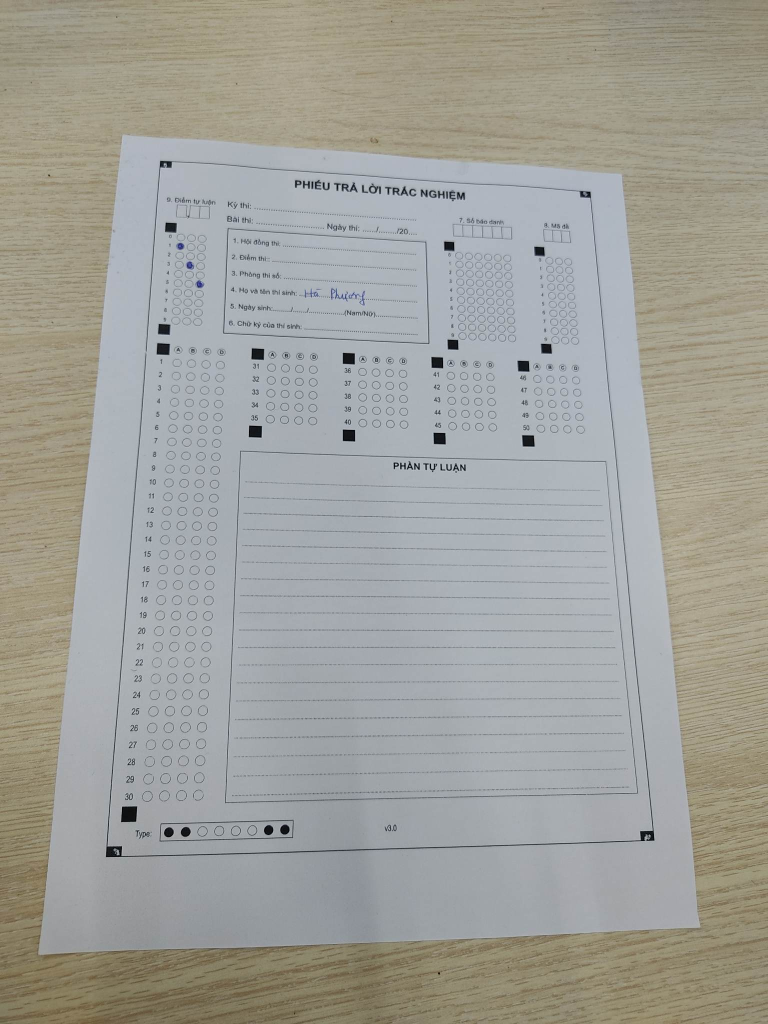
#> input picture test1.jpg, 1536 x 2048 px (shown at 1/2 size)
$ jupyter execute Process_Brightness_contrans.ipynb
#> lines starting #> are read from the running program, lines starting #| are printed output that depends on the picture; after the words box and inside, x2 and y2 are one past the last pixel; in counts of white or black regions, pixels touching at a corner belong together
#> further down, im is the input picture: shape (2048, 1536, 3); mean B, G, R 154.6, 160.5, 160.5
### document_scan.py
import numpy as np
import cv2 as cv
import matplotlib.pyplot as plt


def convertScale(img, alpha, beta):
    new_img = img * alpha + beta
    new_img[new_img < 0] = 0
    new_img[new_img > 255] = 255
    return new_img.astype(np.uint8)


def auto_brightness_contranst(image, clip_hist_precent=5):
#> called with clip_hist_precent = 5
    gray = cv.cvtColor(image, cv.COLOR_RGB2GRAY)
    hist = cv.calcHist([gray], [0], None, [256], [0, 256])
#> hist = 256 values, max 132511 at index 181, min 0 at index 217, mean 12288
    hist_size = len(hist)
#> hist_size = 256
    accumulator = []
    accumulator.append(hist[0])
    for i in range(1, hist_size):
        accumulator.append(accumulator[i-1] + float(hist[i]))
#> after the loop, accumulator = 256 items, first 6: [77], [356], [490], [635], [761], [877]

    maximum = accumulator[-1]
#> maximum = [3145728]
    clip_hist_precent *= (maximum/100)
#> clip_hist_precent = [157286.4]
    clip_hist_precent /= 2.0
#> clip_hist_precent = [78643.2]

    minimum_gray = 0
    while accumulator[minimum_gray] < clip_hist_precent:
        minimum_gray += 1
#> this loop made 110 passes
#> after the loop, minimum_gray = 110

    maximum_gray = hist_size - 1
#> maximum_gray = 255
    while accumulator[maximum_gray] > (maximum - clip_hist_precent):
        maximum_gray -= 1
#> this loop made 73 passes
#> maximum_gray on passes 1 to 4: 254, 253, 252, 251
#> after the loop, maximum_gray = 182

    alpha = 255/(maximum_gray - minimum_gray)
#> alpha = 3.54
    beta = -minimum_gray*alpha
#> beta = -389.6

    image = convertScale(image, alpha, beta)
    return image


def plotImage(image, caption=""):
    plt.figure(figsize=(6, 9))
    plt.title(caption)
    if (len(image.shape) == 3):
        plt.imshow(image)
    else:
        plt.imshow(image, cmap="gray")


def Line(line):
    x1, y1, x2, y2 = line[0]
    A = y1 - y2
    B = x2 - x1
    C = x1*y2 - x2*y1
    if A > B and A != 0:
        return 1, B/A, -C/A
    if A < B and B != 0:
        return A/B, 1, -C/B
    return A, B, -C


def calDistanceP2L(line, point):
    x1, y1, x2, y2 = line[0]
    x, y = point
    a = y1-y2
    b = x2-x1
    c = -y1*(x2-x1) + x1*(y2-y1)
    distance = np.abs(a*x+b*y+c)/(np.sqrt(a**2 + b**2))
    return distance


def calDistanceP2P(point1, point2):
    x1, y1 = point1
    x2, y2 = point2
    return np.sqrt((x1-x2)**2 + (y1-y2)**2)


def getMinDistance(line1, line2):
    point1 = line1[0][:2]
    point2 = line1[0][2:]
    point3 = line2[0][:2]
    point4 = line2[0][2:]
    l1 = calDistanceP2P(point1, point3)
    l2 = calDistanceP2P(point1, point4)
    l3 = calDistanceP2P(point2, point3)
    l4 = calDistanceP2P(point2, point4)
    return min(l1, l2, l3, l4)


def sortPoint(point):
    return point[0] + point[1]


def calCos(line1, line2):
    x1, y1, x2, y2 = line1[0]
    u1 = [x2-x1, y2-y1]
    x1, y1, x2, y2 = line2[0]
    u2 = [x2-x1, y2-y1]
    cosa = (u1[0]*u2[0] + u1[1]*u2[1]) / \
        ((np.sqrt(u1[0]**2 + u1[1]**2))*(np.sqrt(u2[0]**2 + u2[1]**2)))
    return cosa


def calcAvgSectionColor(point, image):
    avg = 0
    count = 0
    x, y = point
    for i in range(-1, 1):
        for j in range(-1, 1):
            count += 1
            avg = image[y+j][x+i]
    avg /= count
    return avg


def checkAvgColorLine(line, image):
    x1, y1, x2, y2 = line[0]
    avg = 0
    count = 0
    dimensional = np.abs(x1-x2) - np.abs(y1-y2)
    if dimensional > 0 or np.abs(y1-y2) == 0:
        x_min, x_max = sorted([x1, x2])
        for i in range(x_max-x_min-1):
            count += 1
            x = x_min + i
            y = int(((x-x1)*(y2-y1))/(x2-x1) + y1)
            avg += calcAvgSectionColor([x, y], image)
    else:
        y_min, y_max = sorted([y1, y2])
        for i in range(y_max - y_min - 1):
            count += 1
            y = y_min + i
            x = int(((y-y1)*(x2-x1))/(y2-y1) + x1)
            avg += calcAvgSectionColor([x, y], image)
    if count == 0:
        return 255
    avg /= count
    return avg


def drawHoughLine(imgSrc, imgDst, imgGray, minLineLenght, maxLineGap, getLines):
    lines = cv.HoughLinesP(imgSrc, 5, np.pi/180, 127,
                           minLineLength=minLineLenght, maxLineGap=maxLineGap)
    resLines = []
    if lines is None:
        return imgDst, resLines
    if getLines:
        for line in lines:
            x1, y1, x2, y2 = line[0]
            avgColor = checkAvgColorLine(line, imgGray)
            if avgColor <= 75:
                cv.line(imgDst, (x1, y1), (x2, y2), 255, 3)
                resLines.append(line)
    else:
        for line in lines:
            x1, y1, x2, y2 = line[0]
            avgColor = checkAvgColorLine(line, imgGray)
            if avgColor <= 75:
                cv.line(imgDst, (x1, y1), (x2, y2), 255, 3)
    return imgDst, resLines


def getLines(imgSrc, imgGray, minLineLenght, maxLineGap):
    lines = cv.HoughLinesP(imgSrc, 5, np.pi/180, 127,
                           minLineLength=minLineLenght, maxLineGap=maxLineGap)
    res_Line = []
    for line in lines:
        avgColor = checkAvgColorLine(line, imgGray)
        if avgColor <= 100:
            res_Line.append(line)
    return res_Line


def drawEdges(imgSrc, imgDst, imgGray, minLineLenght, maxLineGap, getLines=False):
    apertureSizes = [3, 5]
    resLines = []
    for size in apertureSizes:
        edges = cv.Canny(imgSrc, 30, 100, apertureSize=size)
        imgDst, lines = drawHoughLine(edges, imgDst, imgGray,
                                      minLineLenght, maxLineGap, getLines)
        if getLines:
            for line in lines:
                resLines.append(line)
    return imgDst, resLines


def getHoughLine(image):
    image = cv.cvtColor(image, cv.COLOR_RGB2GRAY)
    res = np.zeros_like(image, np.uint8)
    blurred = cv.GaussianBlur(image, (7, 7), 0)
    blurred = cv.bilateralFilter(blurred, 9, 7, 37)
    res, _ = drawEdges(blurred, res, image, 175, 5, False)
#> the loop in drawEdges, `for size in apertureSizes:` made 2 passes
#> pass 1, in drawEdges, `edges = cv.Canny(imgSrc, 30, 100, apertureSize=size)`:
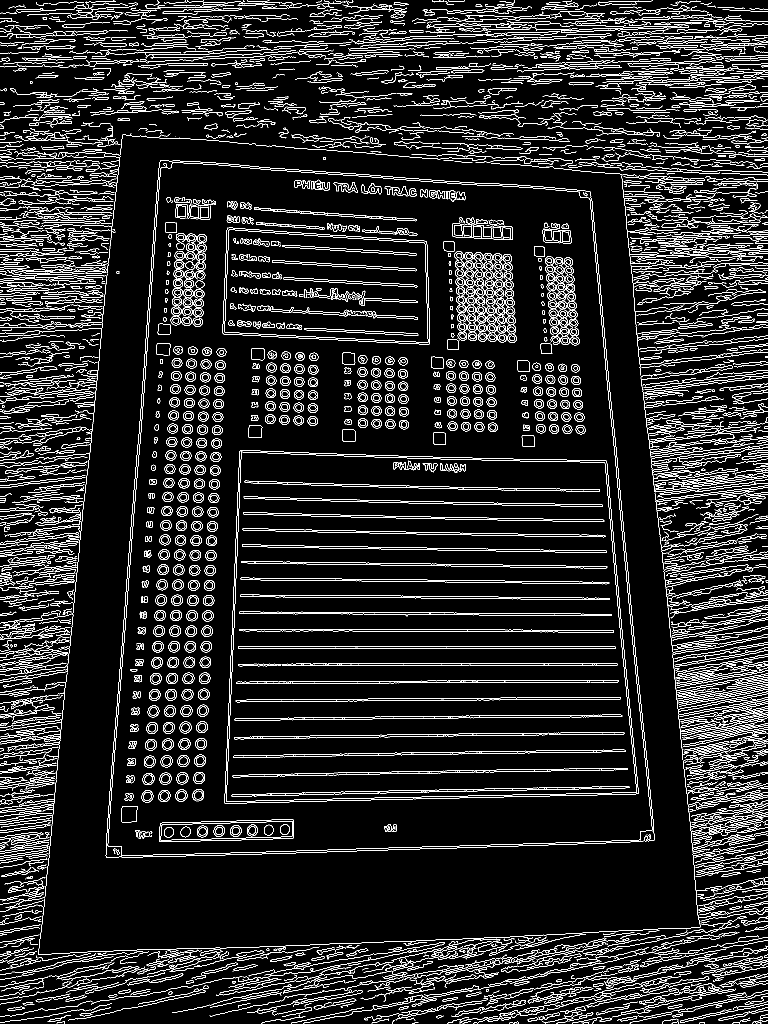
#> edges: shape (2048, 1536) (shown at 1/2 size); 9.4% white in thin lines or dots
    kernelSize = [11, 17, 21]
    for kernel in kernelSize:
        img_thresh = cv.adaptiveThreshold(
            blurred, 255, cv.ADAPTIVE_THRESH_GAUSSIAN_C, cv.THRESH_BINARY, kernel, 15)
        res, _ = drawEdges(img_thresh, res, image, 175, 10, False)
    return res


def calLenghLine(line):
    if len(line) == 1:
        x1, y1, x2, y2 = line[0]
    else:
        x1, y1, x2, y2 = line
    return np.sqrt(((x1-x2)**2) + ((y1-y2)**2))


def getFrame(original):
    image = getHoughLine(original)
    gray = cv.cvtColor(original, cv.COLOR_RGB2GRAY)
    kernel = np.ones((3, 3), np.uint8)
    image = cv.dilate(image, kernel, iterations=1)
    kernel = np.ones((7, 7), np.uint8)
    image = cv.erode(image, kernel, iterations=1)
    lines = getLines(image, gray, 125, 15)
#> the loop in getLines, `for line in lines:` made 182 passes
#> line on passes 1 to 3: [[82, 1807, 129, 1366]], [[217, 1611, 285, 824]], [[478, 1296, 1228, 1296]]
    res = np.zeros(image.shape, np.uint8)
    linesSorted = sorted(lines, key=calLenghLine, reverse=True)[:50]
    for line in linesSorted:
        x1, y1, x2, y2 = line[0]
        cv.line(res, (x1, y1), (x2, y2), 255, 3)
        cv.line(original, (x1, y1), (x2, y2), 255, 3)
#> this loop made 50 passes
#> line on passes 1 to 4: [[1215, 781, 1307, 1661]], [[217, 1611, 285, 824]], [[476, 1294, 1229, 1294]], [[477, 1295, 1229, 1295]]
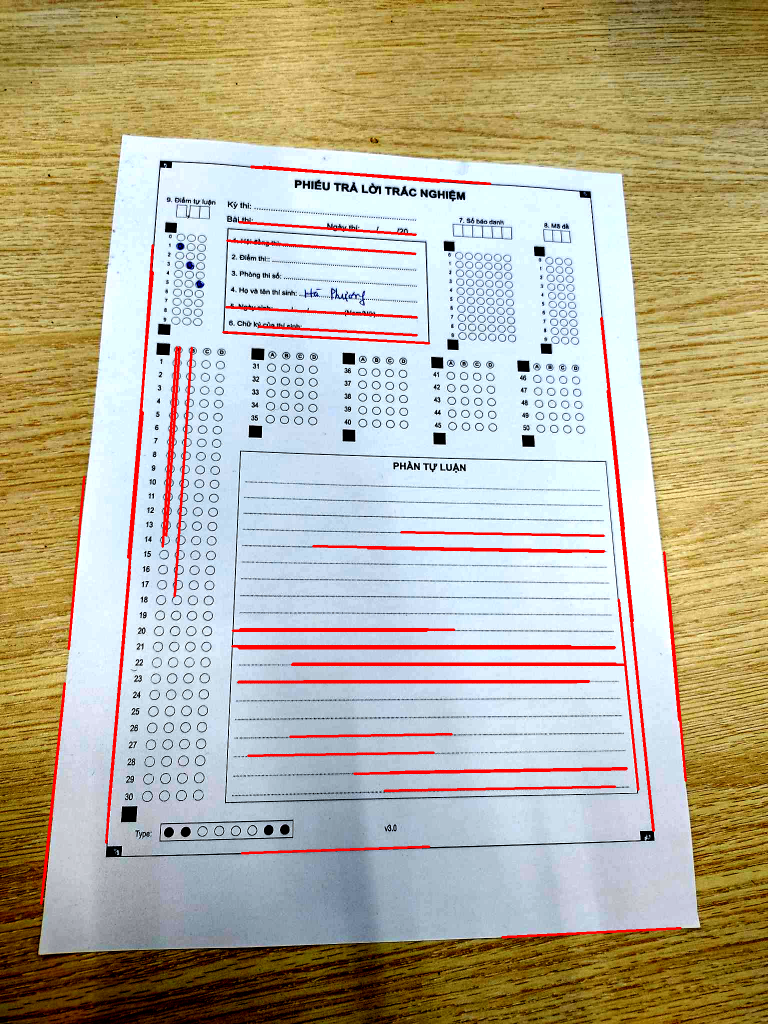
#> original: shape (2048, 1536, 3) (shown at 1/2 size); mean R, G, B 182.9, 175.6, 153.9
    return res, original, linesSorted


def checkPoint(point1, point2, point3):
    points = [point1, point2]
    points = sorted(points, key=sortPoint)
    x1, y1 = points[0]
    x2, y2 = points[1]
    x, y = point3
    if (x >= x1 and x <= x2) or (y >= y1 and y <= y2):
        return True
    return False


def mergeLines(lines, image):
    checkLine = np.zeros(len(lines))
    resLines = []
    for i in range(len(lines)):
        if checkLine[i] == 0:
            start = lines[i][0][:2]
            end = lines[i][0][2:]
            for j in range(i+1, len(lines)):
                if checkLine[j] == 0:
                    point1 = lines[j][0][:2]
                    point2 = lines[j][0][2:]
                    distance1 = calDistanceP2L(lines[i], point1)
                    distance2 = calDistanceP2L(lines[i], point2)
                    cosa = calCos(lines[i], lines[j])
                    if distance1 <= 13 and distance2 <= 13 and cosa >= 0.95:
                        point = [point1, point2, start, end]
                        point = sorted(point, key=sortPoint)
                        if (checkPoint(start, end, point1) == True or checkPoint(start, end, point2) == True):
                            start = point[0]
                            end = point[3]
                            checkLine[j] = 1
                        else:
                            minDistance = getMinDistance(lines[i], lines[j])
                            middleLine = [[point[1][0], point[1]
                                           [1], point[2][0], point[2][1]]]
                            avgML = checkAvgColorLine(middleLine, image)
                            if minDistance <= 720 and avgML <= 127:
                                start = point[0]
                                end = point[3]
                                checkLine[j] = 1

            line = [[start[0], start[1], end[0], end[1]]]
            resLines.append(line)
    return resLines

### Process_Brightness_contrans.ipynb
[cell 1]
import cv2 as cv
import matplotlib.pyplot as plt
import numpy as np
from document_scan import *

[cell 2]
im = cv.imread("./test1.jpg")
im = cv.cvtColor(im, cv.COLOR_BGR2RGB)
im2 = im.copy()
gray = cv.cvtColor(im.copy(), cv.COLOR_RGB2GRAY)

[cell 3]
auto_img = auto_brightness_contranst(im)
auto_gray = cv.cvtColor(auto_img.copy(), cv.COLOR_RGB2GRAY)
plotImage(auto_gray)

[cell 4]
res, original, lines = getFrame(auto_img)
plotImage(res)
plotImage(original)

[cell 5]
lenLines = len(lines)
while (True):
    lines = mergeLines(lines, auto_gray)
    if len(lines) == lenLines:
        break
    else:
        lenLines = len(lines)

[cell 6]
con = np.zeros(im.shape[:2], np.uint8)
for line in lines:
    x1, y1, x2, y2 = line[0]
    cv.line(con, (x1, y1), (x2, y2), 255, 3)
    cv.line(im2, (x1, y1), (x2, y2), 255, 3)
#> this loop made 25 passes
#> line on passes 1 to 4: [[1203, 635, 1307, 1661]], [[305, 490, 212, 1685]], [[464, 1292, 1229, 1295]], [[476, 1364, 1177, 1363]]
plotImage(con)
plotImage(im2)

[cell 7]
def intersection(L1, L2):
    D = L1[0]*L2[1] - L1[1]*L2[0]
    Dx = L1[2] * L2[1] - L1[1] * L2[2]
    Dy = L1[0] * L2[2] - L1[2] * L2[0]
    if D != 0:
        x = Dx / D
        y = Dy / D
        if x < 0 or y < 0:
            return -1, -1
        return int(x), int(y)
    else:
        return -1, -1

[cell 8]
def ConnectLine(line, point, maxLenghtConnect, image):
    x1, y1, x2, y2 = line[0]
    x, y = point
    d1 = calDistanceP2P([x1, y1], [x, y])
    d2 = calDistanceP2P([x2, y2], [x, y])
    d = min(d1, d2)
    p = [[x1, y1], [x2, y2], [x, y]]
    p = sorted(p, key=sortPoint)
    if d == d1:
        connectLine = [[x1, y1, x, y]]
    else:
        connectLine = [[x2, y2, x, y]]
    avgLine = checkAvgColorLine(connectLine, image)
    if d <= maxLenghtConnect and avgLine <= 127:
        line = [[p[0][0], p[0][1], p[2][0], p[2][1]]]
        return line
    return line

[cell 9]
def calcAvgSectionPoint(point, image, idxRow, idxCol):
    x, y = point
    if idxRow < 0:
        rowLow = y+idxRow
        rowHigh = y
    else:
        rowLow = y
        rowHigh = y+idxRow
    if idxCol < 0:
        colLow = x + idxCol
        colHigh = x
    else:
        colLow = x
        colHigh = x + idxCol
    if rowLow < 0:
        rowLow = 0
    if rowHigh > image.shape[0]:
        rowLow = image.shape[0]
    if colLow < 0:
        colLow = 0
    if colHigh > image.shape[1]:
        colHigh = image.shape[1]
    section = image[rowLow: rowHigh, colLow:colHigh]
    avg = section.mean(axis=0).mean(axis=0)
    return avg

[cell 10]
def fillPoint(point, img_gray):
    idxRow = 15
    idxCol = 20
    x, y = point
    midX = int(img_gray.shape[1]/2)
    midY = int(img_gray.shape[0]/2)
    avg1 = calcAvgSectionPoint(point, img_gray, idxRow, idxCol)
    avg2 = calcAvgSectionPoint(point, img_gray, idxRow, -idxCol)
    avg3 = calcAvgSectionPoint(point, img_gray, -idxRow, -idxCol)
    avg4 = calcAvgSectionPoint(point, img_gray, -idxRow, idxCol)
    avgs = [avg1, avg2, avg3, avg4]
    count = 0
    for avg in avgs:
        if avg < 125:
            count += 1
    if count == 0 and count > 1:
        return False
    minavg = min(avg1, avg2, avg3, avg4)

    if minavg < 150:
        if x < midX and y < midY and minavg == avg1:
            return True
        if x >= midX and y < midY and minavg == avg2:
            return True
        if x >= midX and y >= midY and minavg == avg3:
            return True
        if x < midX and y >= midY and minavg == avg4:
            return True
    return False

[cell 11]
def findPoint(lines, image):
    points = []
    res_lines = lines
    for i in range(len(lines)):
        for j in range(i+1, len(lines)):
            cosa = calCos(lines[i], lines[j])
            if (np.abs(cosa) <= 0.3):
                L1 = Line(lines[i])
                L2 = Line(lines[j])
                x, y = intersection(L1, L2)
                if [x, y] == [-1, -1]:
                    continue
                elif (x > 0 and x < image.shape[1]) and (y > 0 and y < image.shape[0]):
                    if fillPoint([x, y], image):
                    #if True:
                        res_lines[i] = ConnectLine(
                            res_lines[i], [x, y], 9999, image)
                        res_lines[j] = ConnectLine(
                            res_lines[j], [x, y], 9999, image)
                        points.append([x, y])
#> this loop made 25 passes
    return points, res_lines

[cell 12]
points, newLines = findPoint(lines, auto_gray)

[cell 13]
con2 = con.copy()
con3 = np.ones(im.shape[:2], np.uint8)
im3 = im2.copy()
im4 = im2.copy()
for point in points:
    x, y = point
    cv.circle(im3, (x, y), 8, 255, -1)
#> this loop made 4 passes
#> point on passes 1 to 4: [1177, 381], [1308, 1677], [318, 319], [209, 1715]
for line in newLines:
    x1, y1, x2, y2 = line[0]
    cv.line(con3, (x1, y1), (x2, y2), 255, 3)
    cv.line(im4, (x1, y1), (x2, y2), 255, 3)
#> this loop made 25 passes
#> line on passes 1 to 4: [[1177, 381, 1308, 1677]], [[318, 319, 209, 1715]], [[464, 1292, 1229, 1295]], [[476, 1364, 1177, 1363]]
plotImage(con2)
plotImage(im3)
plotImage(con3)
plotImage(im4)

[cell 14]
con4 = np.zeros(im.shape[:2], np.uint8)
plotImage(con3)
contest = cv.Canny(con3, 30, 100, apertureSize=3)
contours, _ = cv.findContours(contest, cv.RETR_TREE, cv.CHAIN_APPROX_SIMPLE)
print(len(contours))
#| 44
contours = sorted(contours, key=cv.contourArea, reverse=True)[:1]

cv.drawContours(con4, contours, -1, 255, 3)
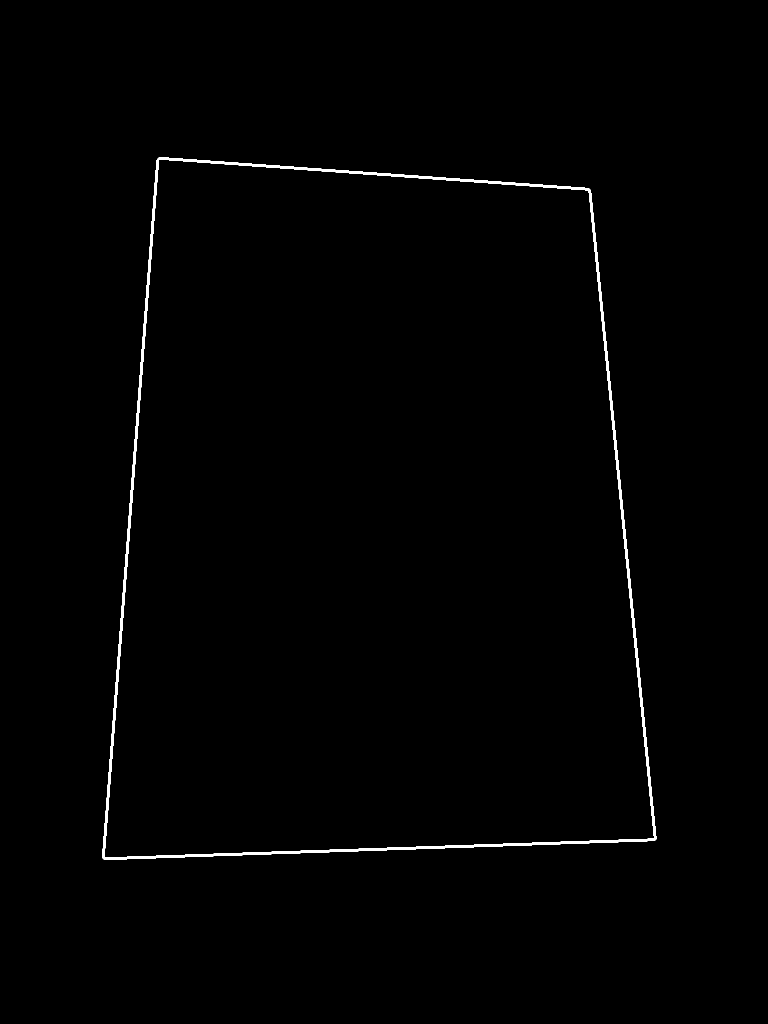
#> con4: shape (2048, 1536) (shown at 1/2 size); 0.74% white; 1 white region, box (x1, y1, x2, y2) and area: (204, 314, 1313, 1720) 23306


plotImage(con4)
